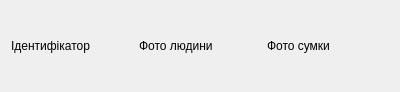
<?xml version="1.0" encoding="UTF-8"?>
<ui version="4.0">
 <class>Form</class>
 <widget class="QWidget" name="Form">
  <property name="geometry">
   <rect>
    <x>0</x>
    <y>0</y>
    <width>400</width>
    <height>92</height>
   </rect>
  </property>
  <property name="windowTitle">
   <string>single_log</string>
  </property>
  <layout class="QGridLayout" name="gridLayout">
   <item row="0" column="0">
    <layout class="QHBoxLayout" name="horizontalLayout">
     <item>
      <widget class="QLabel" name="label">
       <property name="text">
        <string>Ідентифікатор</string>
       </property>
      </widget>
     </item>
     <item>
      <widget class="QLabel" name="label_2">
       <property name="text">
        <string>Фото людини</string>
       </property>
      </widget>
     </item>
     <item>
      <widget class="QLabel" name="label_3">
       <property name="text">
        <string>Фото сумки</string>
       </property>
      </widget>
     </item>
    </layout>
   </item>
  </layout>
 </widget>
 <resources/>
 <connections/>
</ui>
